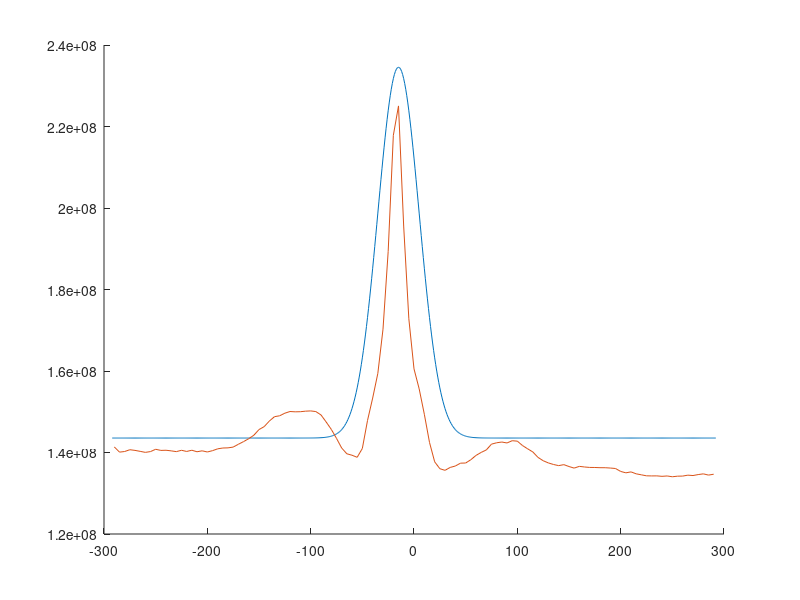

Here is the MATLAB script that generated this plot:
close all, clear all;

% Load Sharpness Reference Data
load('SharpData.mat');
nameList = Trial1.nameList;
sharp1 = Trial1.sharp1;

% Bell Curve/Gaussian Distribution Model
f = @(x,mu,sigma) exp((-1/2)*((x-mu)/sigma).^2);

% Define mu and sigma
mu = nameList(sharp1 == max(sharp1));
sigma = 20;

% Define Observable Range
x = [-292:1:292];

% Additional Scaling Factors, Offset and Amplitude
A = max(sharp1) - min(sharp1);
B = mean(sharp1);

% Figure Plot
figure; hold on;
plot(x,A*f(x,mu,sigma)+B);
plot(nameList,sharp1);